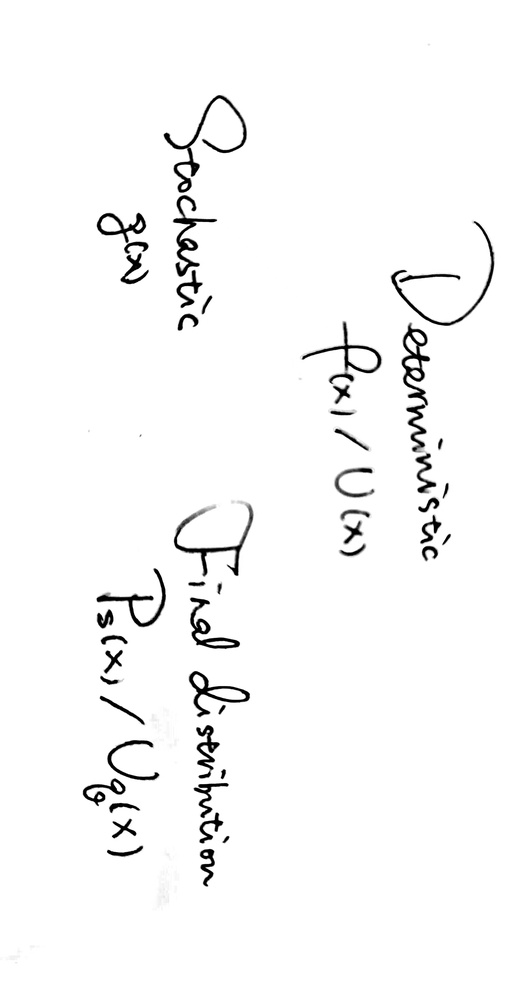
#> input picture temporary/250312.jpg, 520 x 1000 px, shrunk from 1673 x 3216 before the run, found by its file name
$ python 250212jc.py
#> lines starting #> are read from the running program, lines starting #| are printed output that depends on the picture
from PIL import Image

# 打开图片
image = Image.open('./temporary/250312.jpg')
#> image is the input picture: PIL image 520x1000 RGB; min 0, max 255, mean 248.4
# 转换为黑白
image_gray = image.convert('L')
# 反色操作
image_inverted = Image.eval(image_gray, lambda x: 255 - x)
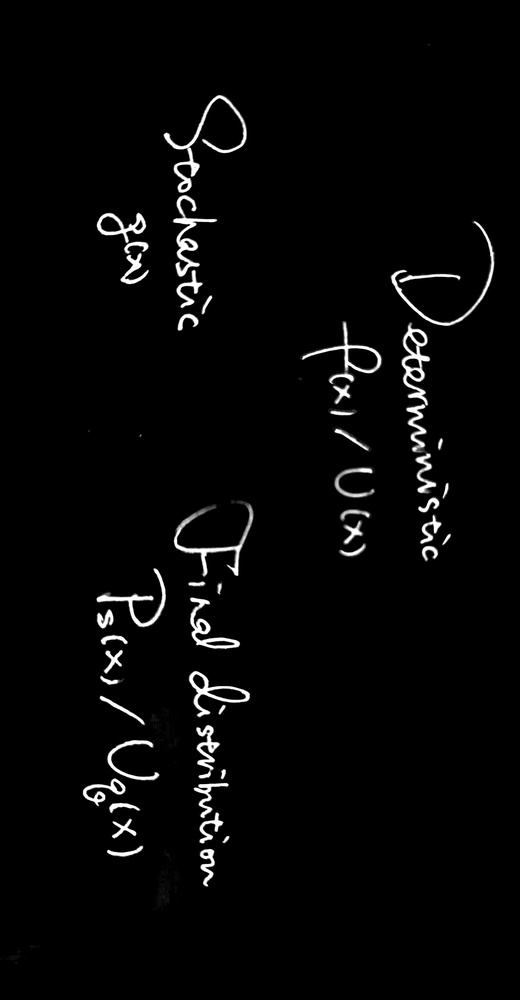
#> image_inverted: PIL image 520x1000 L; min 0, max 255, mean 6.6
# 保存或显示结果
image_inverted.save('inverted_image.jpg')
image_inverted.show()
